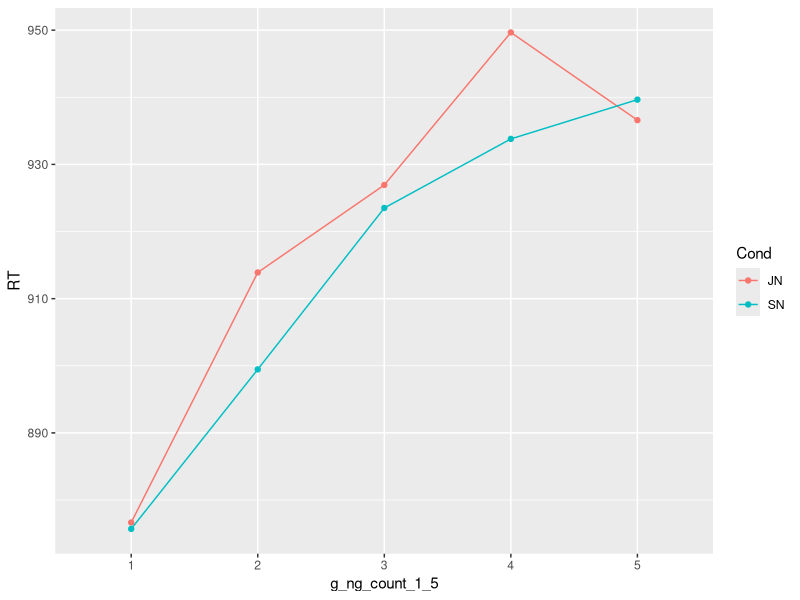
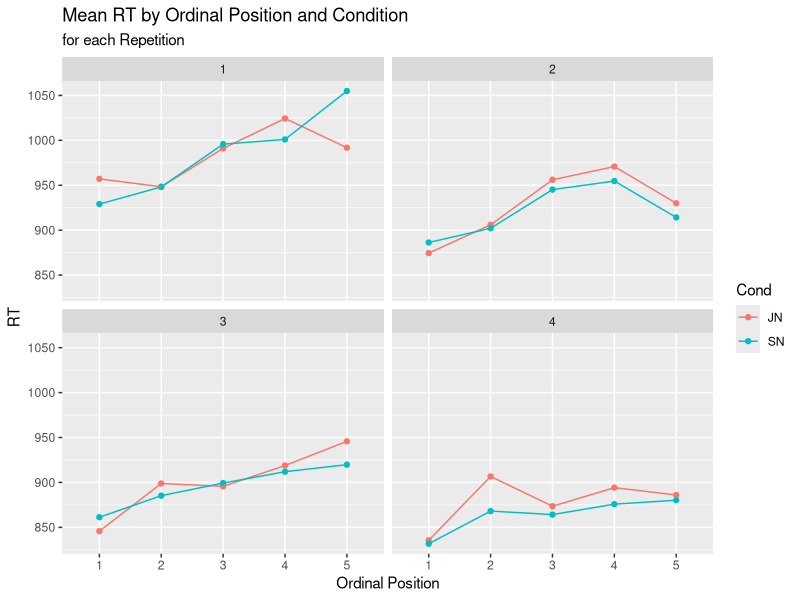
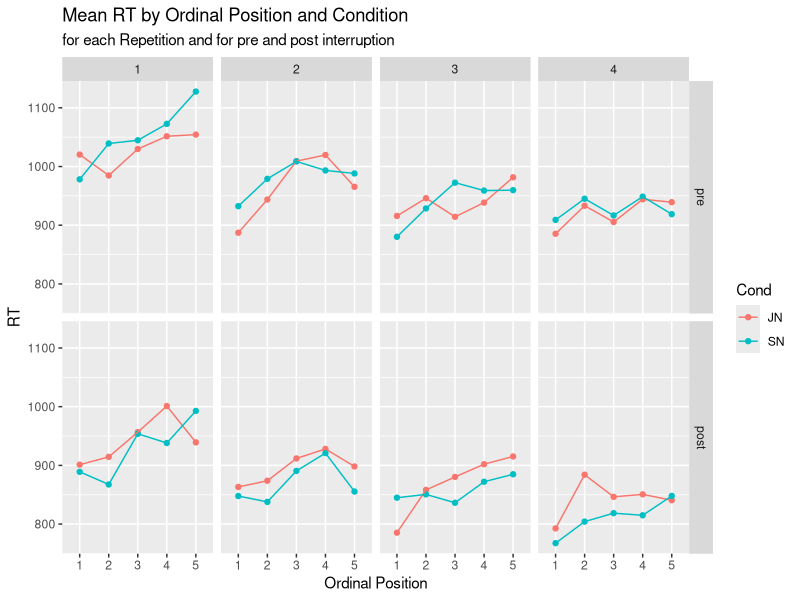
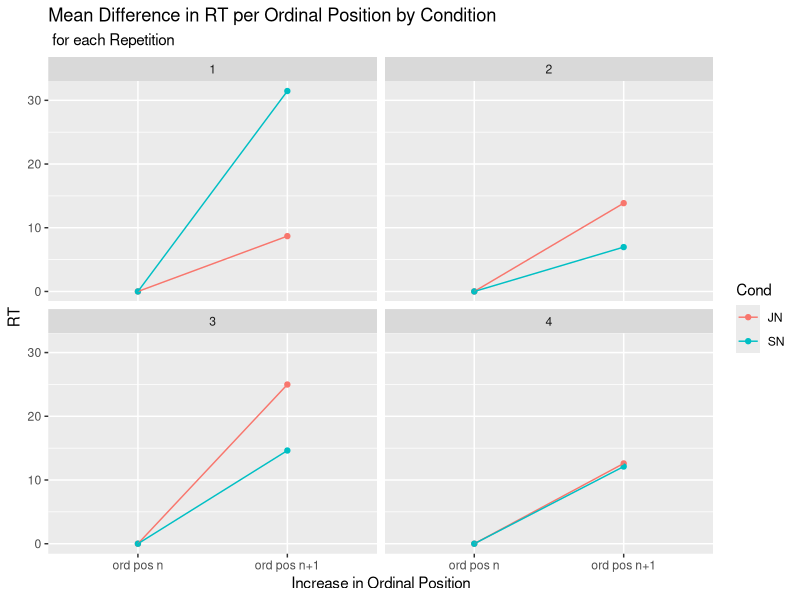
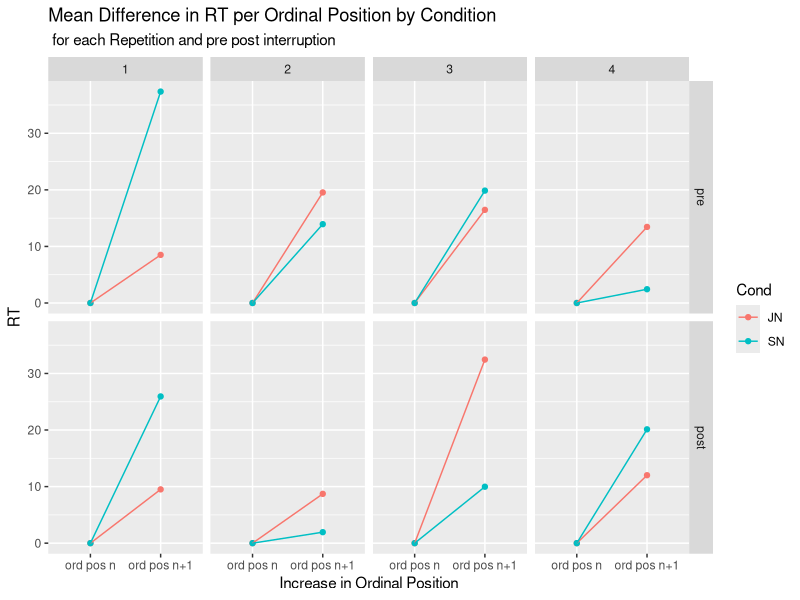
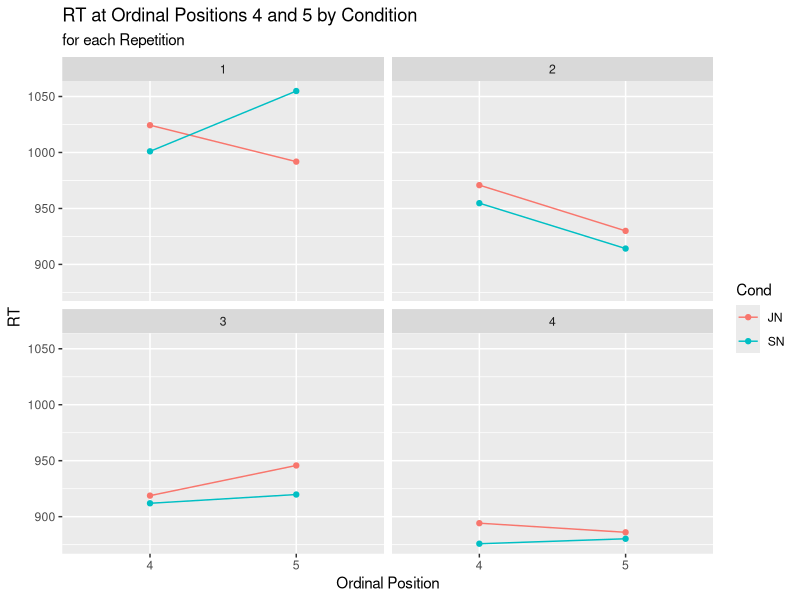

Write the R code that produced these figures, in order. (Note: this script raises an error after producing the figures.)
################# FUUUCK
library(tidyverse)
library(ggtext)

#load data
a4 <- read.csv2("a4_SSI_4.csv")

#okay once again from the top
# first things first: pre-post variable for a4 data
a4[a4$subject %in% c(3,4, 7:18), "lockdown"] <- "pre"
a4[a4$subject %in% c(1,2,5,6, 18:28), "lockdown"] <- "post"

a4$lockdown <- factor(a4$lockdown, levels = c("pre", "post"))

a4$g_ng_count_1_5 <- as.factor(a4$g_ng_count_1_5)

# prep data frames for plotting
# once across all DGs
desc_across <- summarise(group_by(a4, Cond, g_ng_count_1_5), RT = mean(RT))

ord_pos <- ggplot(data = desc_across, mapping = aes(x = g_ng_count_1_5, y = RT, colour = Cond)) +
  geom_point() +
  geom_line(aes(group = Cond))
ggsave("plots/ord_pos.jpg", device = "jpg", dpi = 700)

#mean RT for ord pos by DG and Cond
desc_by_DG <- summarise(group_by(a4, g_ng_count_1_5, Cond, DG), RT = mean(RT))

#plot
ord_pos_by_DG <- ggplot(data = desc_by_DG, mapping = aes(x = g_ng_count_1_5, y = RT, colour = Cond)) +
  geom_point() +
  geom_line(aes(group = Cond)) +
  facet_wrap(desc_by_DG$DG) +
  xlab("Ordinal Position")+
  ggtitle("Mean RT by Ordinal Position and Condition", subtitle = "for each Repetition")

ggsave("plots/ord_pos_by_DG.jpg", device = "jpg", dpi = 700)

# separate for pre and post lockdown
desc_by_DG_lockdown <- summarise(group_by(a4, g_ng_count_1_5, Cond, DG, lockdown), RT = mean(RT))

#plot
ord_pos_by_DG_lockdown <- ggplot(data = desc_by_DG_lockdown, mapping = aes(x = g_ng_count_1_5, y = RT, colour = Cond)) +
  geom_point() +
  geom_line(aes(group = Cond)) +
  facet_grid(cols = vars(desc_by_DG_lockdown$DG), rows = vars(desc_by_DG_lockdown$lockdown)) +
  xlab("Ordinal Position")+
  ggtitle("Mean RT by Ordinal Position and Condition", subtitle = "for each Repetition and for pre and post interruption")

ggsave("plots/ord_pos_by_DG_lockdown.jpg", device = "jpg", dpi = 700)

# mean increase per ordinal position by DG and Cond
incr_by_DG <- summarise(group_by(a4[a4$g_ng_count_cent %in% c(-2, 2), ], g_ng_count_cent, DG, Cond), 
                        RT = mean(RT))
incr_by_DG <- mutate(group_by(incr_by_DG, Cond, DG), diff = diff(RT)/4)

incr_by_DG[incr_by_DG$g_ng_count_cent == -2, "diff"] <- 0


#plot by DG
incr_by_DG$g_ng_count_cent <- as.factor(incr_by_DG$g_ng_count_cent)

plot_incr_by_DG <- ggplot(data = incr_by_DG, mapping = aes(g_ng_count_cent, y = diff, colour = Cond)) +
  geom_point()+
  geom_line(aes(group = Cond))+
  facet_wrap(incr_by_DG$DG) +
  xlab("Increase in Ordinal Position")+
  ylab("RT")+
  ggtitle("Mean Difference in RT per Ordinal Position by Condition", subtitle = " for each Repetition")+
  scale_x_discrete(labels = c("ord pos n", "ord pos n+1"))

ggsave("plots/incr_by_DG.jpg", plot = plot_incr_by_DG, device = "jpg", dpi = 700)

#separately for lockdown pre post
# mean increase per ordinal position by DG and Cond
incr_by_DG_lockdown <- summarise(group_by(a4[a4$g_ng_count_cent %in% c(-2, 2), ], g_ng_count_cent, DG, Cond, lockdown), 
                        RT = mean(RT))
incr_by_DG_lockdown <- mutate(group_by(incr_by_DG_lockdown, Cond, DG, lockdown), diff = diff(RT)/4)

incr_by_DG_lockdown[incr_by_DG_lockdown$g_ng_count_cent == -2, "diff"] <- 0

#plot by DG and lockdown
incr_by_DG_lockdown$g_ng_count_cent <- as.factor(incr_by_DG_lockdown$g_ng_count_cent)

plot_incr_by_DG_lockdown <- ggplot(data = incr_by_DG_lockdown, mapping = aes(g_ng_count_cent, y = diff, colour = Cond)) +
  geom_point()+
  geom_line(aes(group = Cond))+
  facet_grid(cols = vars(incr_by_DG_lockdown$DG), rows = vars(incr_by_DG_lockdown$lockdown)) +
  xlab("Increase in Ordinal Position")+
  ylab("RT")+
  ggtitle("Mean Difference in RT per Ordinal Position by Condition", subtitle = " for each Repetition and pre post interruption")+
  scale_x_discrete(labels = c("ord pos n", "ord pos n+1"))

ggsave("plots/incr_by_DG_lockdown.jpg", device = "jpg", dpi = 700)

## Dip from Ord Pos 4 to 5
#by DG
desc_by_DG_4_5 <- summarise(group_by(a4[a4$g_ng_count_1_5 %in% c("4", "5"), ], 
                                 Cond, DG, g_ng_count_1_5),
                        RT = mean(RT))
# plot it
ord_pos_1_5_by_DG <- ggplot(data = desc_by_DG_4_5, 
                            mapping = aes(x = g_ng_count_1_5, y = RT, colour = Cond)) +
  geom_point() +
  geom_line(aes(group = Cond)) +
  facet_wrap(desc_by_DG_4_5$DG, ncol = 2) +
  xlab("Ordinal Position") +
  ggtitle("RT at Ordinal Positions 4 and 5 by Condition", subtitle = "for each Repetition")

ggsave("plots/pos_4_5_by_DG.jpg", device = "jpg", dpi = 700)

#by subject
desc_by_subj_4_5 <- summarise(group_by(a4[a4$g_ng_count_1_5 %in% c("4", "5"), ], 
                                       Cond, subject, g_ng_count_1_5),
                              RT = mean(RT))

#plot it (but change levels of subject)
desc_by_subj_4_5$subject <- factor(desc_by_subj_4_5$subject, levels = subj_levels)

#plot

ord_pos_by_subj_1_5 <- ggplot(data = desc_by_subj_4_5, 
                          mapping = aes(x = g_ng_count_1_5, y = RT, colour = Cond)) +
  geom_point() +
  geom_line(aes(group = Cond)) +
  facet_wrap(desc_by_subj_4_5$subject, nrow = 7) +
  xlab("Ordinal Position") +
  ggtitle("RT at Ordinal Positions 4 and 5 by Condition and Subject", 
          subtitle = "Neighboring subjects are *mirrors of each other*") +
  theme(plot.subtitle = ggtext::element_markdown())
ggsave("plots/pos_4_5_by_subj.pdf", device = "pdf", dpi = 700, height = 15, width = 12)

#alternate display of grid
ord_pos_by_subj_1_5_alt <- ggplot(data = desc_by_subj_4_5, 
                          mapping = aes(x = g_ng_count_1_5, y = RT, colour = Cond)) +
  geom_point() +
  geom_line(aes(group = Cond)) +
  facet_wrap(desc_by_subj_4_5$subject, ncol = 6) +
  xlab("Ordinal Position") +
  ggtitle("RT at Ordinal Positions 4 and 5 by Condition and Subject", 
          subtitle = "Neighboring subjects are *mirrors of each other*") +
  theme(plot.subtitle = ggtext::element_markdown())
ggsave("plots/pos_4_5_by_subj_alt.pdf", device = "pdf", dpi = 700, height = 10, width = 12)
